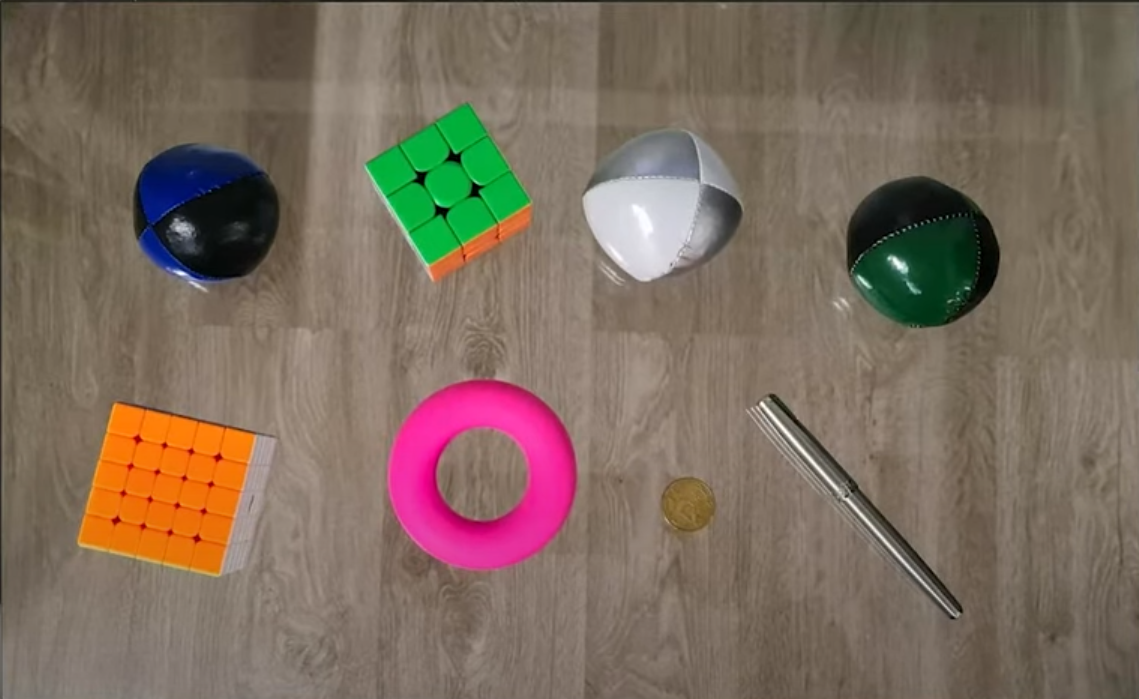
#> input picture OpenCV/images/example2.png, 1139 x 699 px
$ python expamle2.py   (older library calls are emulated)
#> lines starting #> are read from the running program, lines starting #| are printed output that depends on the picture; after the words box and inside, x2 and y2 are one past the last pixel; in counts of white or black regions, pixels touching at a corner belong together
#> further down, img is the input picture: shape (699, 1139, 3); mean B, G, R 93.8, 107.9, 124.4
import numpy as np
import cv2
import copy

# now we try detect example2.png
def camera_detector(img) -> None:
    w_img, h_img, _ = img.shape
#> w_img = 699; h_img = 1139

    cv2.namedWindow('mask')  # Создаем окно, тк мы работаем в лупе, чтобы не пересоздавать его постоянно

    def nothing(x):
        pass
    cv2.createTrackbar('lh','mask',8,255, nothing)
    cv2.createTrackbar('ls', 'mask', 20, 255, nothing)
    cv2.createTrackbar('lv', 'mask', 63, 255, nothing)
    cv2.createTrackbar('hh', 'mask', 27, 255, nothing)
    cv2.createTrackbar('hs', 'mask', 98, 255, nothing)
    cv2.createTrackbar('hv', 'mask', 196, 255, nothing)
    cv2.createTrackbar('l', 'mask', 590, 20000, nothing)
    cv2.createTrackbar('h', 'mask', 20000, 20000, nothing)

    while (True):
        frame = cv2.resize(copy.deepcopy(img), (h_img//2, w_img//2))


        hsv = cv2.cvtColor(frame, cv2.COLOR_BGR2HSV)
#> hsv: shape (349, 569, 3); mean H, S, V 25.8, 73.2, 128.6

        lh = cv2.getTrackbarPos('lh', 'mask')
        ls = cv2.getTrackbarPos('ls', 'mask')
        lv = cv2.getTrackbarPos('lv', 'mask')
        hh = cv2.getTrackbarPos('hh', 'mask')
        hs = cv2.getTrackbarPos('hs', 'mask')
        hv = cv2.getTrackbarPos('hv', 'mask')
        mask = cv2.inRange(hsv, (lh, ls, lv), (hh, hs, hv))
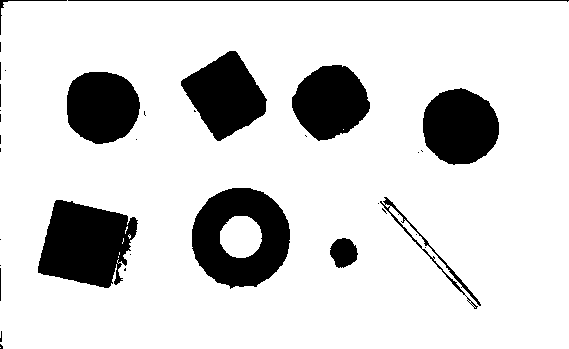
#> mask: shape (349, 569); 83.8% white; 35 black regions (23 under 20 px), largest, box (x1, y1, x2, y2) and area: (192, 188, 290, 289) 6300, (38, 200, 138, 288) 6147, (181, 51, 267, 141) 4586
        mask = 255 - mask

        kernel = np.ones((4, 4), np.uint8)
        morph = cv2.morphologyEx(mask, cv2.MORPH_OPEN, kernel)
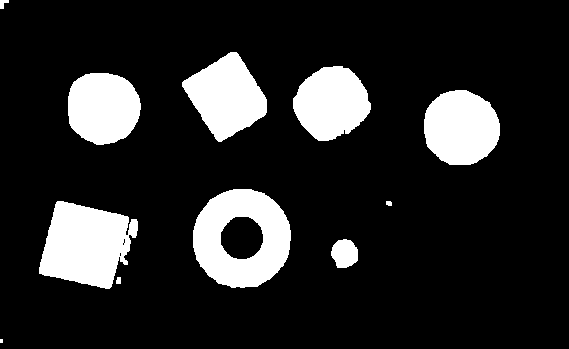
#> morph: shape (349, 569); 15.4% white; 11 white regions (1 under 20 px), largest, box (x1, y1, x2, y2) and area: (193, 189, 291, 288) 6288, (39, 201, 138, 289) 6020, (182, 52, 267, 142) 4583
        cv2.imshow('morph', morph)

        cv2.imshow('mask', mask)

        connectivity = 1
        # Perform the operation
        output = cv2.connectedComponentsWithStats(mask, connectivity, cv2.CV_32S)

        # Get results
        # The nuber of labels
        num_labels = output[0]
#> num_labels = 36
        # label matrix
        labels = output[1]
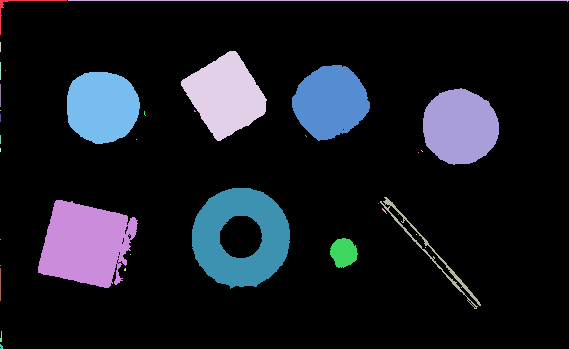
#> labels: shape (349, 569) int32; 36 distinct labels, from 0 to 35; one colour per label, 0 black
        # stat matrix
        stata = output[2]
#> stata = 36 rows, first 6: [0, 0, 569, 349, 166466], [0, 0, 67, 35, 123], [68, 0, 501, 2, 502], [0, 42, 1, 10, 10], [181, 51, 86, 90, 4586], [0, 62, 1, 18, 18]

        filtred = np.zeros_like(morph)

        l = cv2.getTrackbarPos('l', 'mask')
        h = cv2.getTrackbarPos('h', 'mask')
        for i in range(1, num_labels):
            a = stata[i, cv2.CC_STAT_AREA]
            al = stata[i, cv2.CC_STAT_LEFT]
            at = stata[i, cv2.CC_STAT_TOP]
            aw = stata[i, cv2.CC_STAT_WIDTH]
            ah = stata[i, cv2.CC_STAT_HEIGHT]
            if (a >= l and a < h):
                print(a)
                filtred[np.where(labels == i)] = 255
                cv2.putText(frame, str(a / (aw*ah))[:4], (al, at), cv2.FONT_HERSHEY_SCRIPT_SIMPLEX, 1, (255, 0, 0), 2, cv2.LINE_AA)
                cv2.rectangle(frame, (al, at), (al + aw, at + ah), (0, 255, 0), 2)
#> this loop made 35 passes
#> (a, al, at, aw, ah) on passes 1 to 12: (123, 0, 0, 67, 35), (502, 68, 0, 501, 2), (10, 0, 42, 1, 10), (4586, 181, 51, 86, 90), (18, 0, 62, 1, 18), (4245, 292, 65, 78, 76), (1, 5, 70, 1, 1), (4229, 67, 72, 73, 72), (23, 0, 84, 1, 23), (4527, 423, 88, 76, 77), (1, 0, 110, 1, 1), (5, 144, 111, 2, 5)
#| 4586
#| 4245
#| 4229
#| 4527
#| 6300
#| 673
#| 6147
#| 616
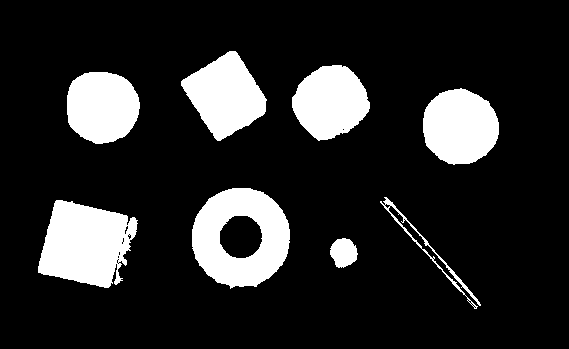
#> filtred: shape (349, 569); 15.8% white; 8 white regions, largest, box (x1, y1, x2, y2) and area: (192, 188, 290, 289) 6300, (38, 200, 138, 288) 6147, (181, 51, 267, 141) 4586
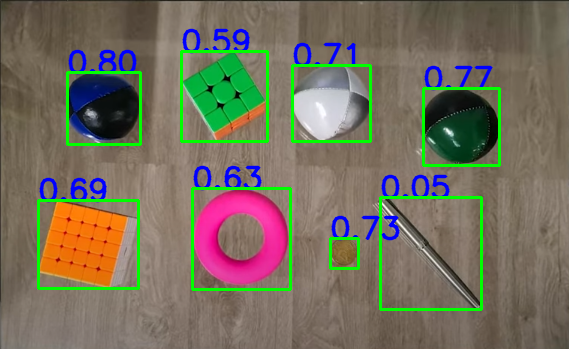
#> frame: shape (349, 569, 3); mean B, G, R 92.9, 110.9, 116.7
        # print('=================')
        cv2.imshow('filtred', filtred)
        cv2.imshow('frame', frame)
        cv2.waitKey(80)


if __name__ == '__main__':
    img = cv2.imread('images/example2.png')
    camera_detector(img)

$ run again, with OpenCV/images/example5.png copied over OpenCV/images/example2.png
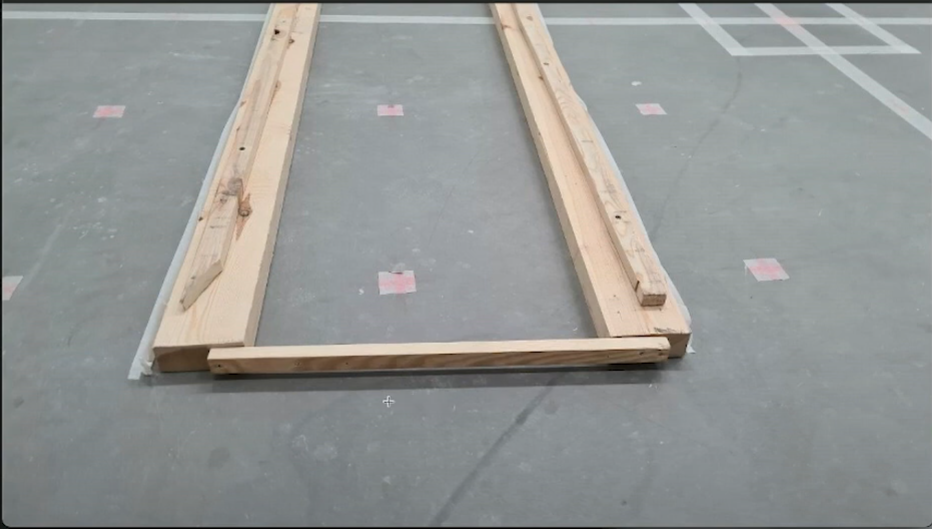
#> input picture OpenCV/images/example5.png, 932 x 529 px
#> img is the input picture: shape (529, 932, 3); mean B, G, R 148.8, 150.4, 147.8
#> hsv: shape (264, 466, 3); mean H, S, V 81.6, 18, 153.9
#> in camera_detector, `mask = cv2.inRange(hsv, (lh, ls, lv), (hh, hs, hv))`:
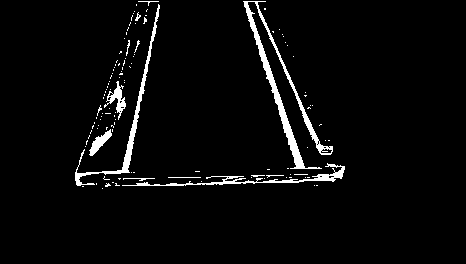
#> mask: shape (264, 466); 3.6% white; 116 white regions (104 under 20 px), largest, box (x1, y1, x2, y2) and area: (243, 1, 333, 169) 1759, (75, 4, 160, 186) 927, (122, 163, 345, 186) 764
#> morph: shape (264, 466); 95.7% white; 51 black regions (41 under 20 px), largest, box (x1, y1, x2, y2) and area: (244, 0, 334, 170) 1898, (116, 164, 346, 187) 1213, (76, 0, 161, 188) 1075
#> num_labels = 11
#> in camera_detector, `labels = output[1]`:
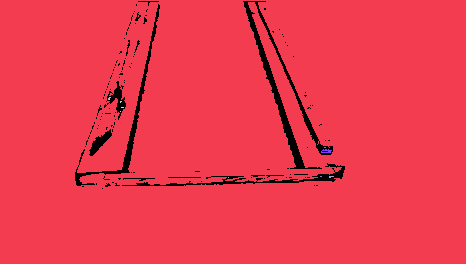
#> labels: shape (264, 466) int32; 11 distinct labels, from 0 to 10; one colour per label, 0 black
#> stata = [[75, 1, 270, 188, 4457], [0, 0, 466, 264, 118514], [108, 97, 3, 3, 6], [120, 101, 2, 2, 3], [121, 107, 3, 1, 3], [120, 111, 1, 1, 1], [324, 147, 2, 1, 2], [321, 149, 11, 4, 28], [228, 177, 1, 1, 1], [320, 176, 2, 1, 2], [329, 176, 5, 2, 7]]
#> the loop in camera_detector, `for i in range(1, num_labels):` made 10 passes
#> (a, al, at, aw, ah) on passes 1 to 8: (118514, 0, 0, 466, 264), (6, 108, 97, 3, 3), (3, 120, 101, 2, 2), (3, 121, 107, 3, 1), (1, 120, 111, 1, 1), (2, 324, 147, 2, 1), (28, 321, 149, 11, 4), (1, 228, 177, 1, 1)
